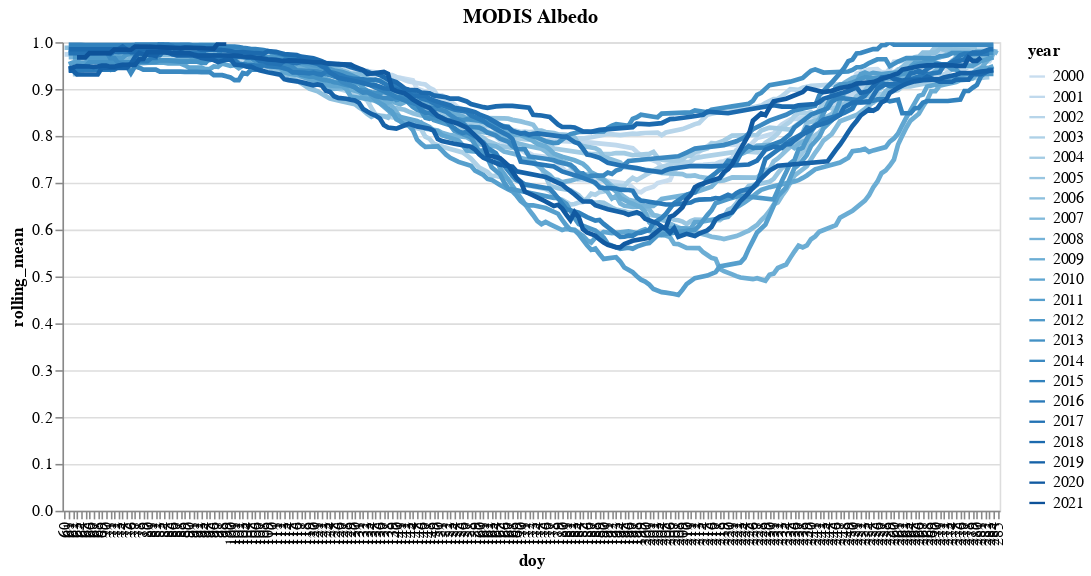

The notebook cell this image was saved under:
### Code cell
albedoChart1

### Figure 1 — Vega-Lite specification as saved in the notebook (floating-point values rounded to 4 significant figures; data arrays with more than 128 entries replaced by an {"elided": "..."} marker saying what was removed)
{"config": {"view": {"continuousWidth": 400, "continuousHeight": 300}}, "data": {"name": "data-36dc2b06668a0a9fe0923bec76ac91c4"}, "mark": {"type": "line", "color": "red", "size": 3}, "encoding": {"color": {"type": "ordinal", "field": "year"}, "opacity": {"condition": {"value": 1, "selection": "selector010"}, "value": 0.2}, "x": {"type": "ordinal", "field": "doy"}, "y": {"type": "quantitative", "field": "rolling_mean"}}, "height": 300, "selection": {"selector010": {"type": "multi", "fields": ["year"], "bind": "legend"}, "selector011": {"type": "interval", "bind": "scales", "encodings": ["x", "y"]}}, "title": "MODIS Albedo", "transform": [{"window": [{"op": "mean", "field": "Snow_Albedo_Daily_Tile", "as": "rolling_mean"}], "frame": [-15, 15]}], "width": 600, "$schema": "https://vega.github.io/schema/vega-lite/v4.8.1.json", "datasets": {"data-36dc2b06668a0a9fe0923bec76ac91c4": {"elided": "3287 records"}}}
